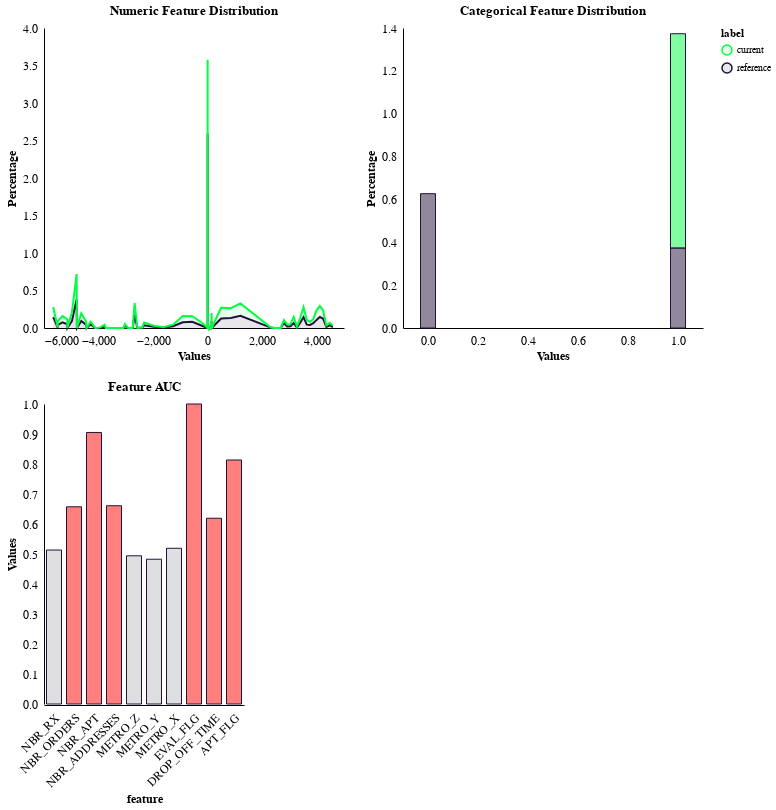

Notebook code cell kept with this figure:
### Code cell
detector = DriftDetector(
    x_reference=splits.train,
    y_reference=splits.train[DEPENDENT_VAR].to_numpy().reshape(-1, 1),
    x_current=splits.test,
    y_current=splits.test[DEPENDENT_VAR].to_numpy().reshape(-1, 1),
    dependent_var_name=DEPENDENT_VAR,
    categorical_features=["APT_FLG"],
)
detector.visualize_report()

### Figure 1 — Vega-Lite specification as saved in the notebook (floating-point values rounded to 4 significant figures; data arrays with more than 128 entries replaced by an {"elided": "..."} marker saying what was removed)
{"config": {"view": {"strokeWidth": 0}, "background": "white", "axis": {"gridColor": null, "domainColor": "black", "tickColor": null, "labelColor": "black", "titleColor": "black", "titleFontSize": 12, "labelFontSize": 12}, "range": {"category": ["#00ff41", "#241239", "#f5d300", "#00ff41", "#ff6c11", "#fd1d53"]}, "area": {"line": true, "fillOpacity": 0.1}, "line": {"strokeWidth": 2}, "bar": {"size": 15, "font": "arial", "labelFontSize": 12, "titleFontSize": 12, "fill": "#241239", "stroke": "#241239", "line": true, "fillOpacity": 0.5}}, "vconcat": [{"hconcat": [{"data": {"name": "data-10b9b02614cbd76509b926213e3fa759"}, "mark": "area", "encoding": {"color": {"field": "label", "legend": {"orient": "right"}, "title": "label", "type": "nominal"}, "tooltip": [{"field": "bins", "title": "Bin", "type": "quantitative"}, {"field": "values", "title": "Value", "type": "quantitative"}], "x": {"field": "bins", "title": "Values", "type": "quantitative"}, "y": {"field": "values", "title": "Percentage", "type": "quantitative"}}, "selection": {"selector005": {"type": "single", "fields": ["feature"], "bind": {"input": "select", "options": ["NBR_ADDRESSES", "NBR_ORDERS", "NBR_RX", "NBR_APT", "METRO_X", "METRO_Y", "METRO_Z", "DROP_OFF_TIME", "EVAL_FLG"], "name": "Numeric"}}}, "title": "Numeric Feature Distribution", "transform": [{"filter": {"selection": "selector005"}}], "width": 300}, {"data": {"name": "data-92893118f71f5236b743baf654fed1ce"}, "mark": "bar", "encoding": {"color": {"field": "label", "legend": {"orient": "right"}, "title": "label", "type": "nominal"}, "tooltip": [{"field": "bins", "title": "Bin", "type": "quantitative"}, {"field": "values", "title": "Value", "type": "quantitative"}], "x": {"field": "bins", "title": "Values", "type": "quantitative"}, "y": {"field": "values", "title": "Percentage", "type": "quantitative"}}, "selection": {"selector006": {"type": "single", "fields": ["feature"], "bind": {"input": "select", "options": ["APT_FLG"], "name": "Categorical"}}}, "title": "Categorical Feature Distribution", "transform": [{"filter": {"selection": "selector006"}}], "width": 300}]}, {"data": {"name": "data-395f43b728db1cd4cfd6282d4fe87f3e"}, "mark": "bar", "encoding": {"color": {"condition": {"value": "red", "test": "datum.auc>=.6"}, "value": "#BEBFC1"}, "x": {"axis": {"domain": true, "labelAngle": -45, "offset": 1}, "field": "feature", "sort": "-x", "title": "feature", "type": "nominal"}, "y": {"field": "auc", "title": "Values", "type": "quantitative"}}, "title": "Feature AUC"}], "$schema": "https://vega.github.io/schema/vega-lite/v4.17.0.json", "datasets": {"data-10b9b02614cbd76509b926213e3fa759": {"elided": "360 records"}, "data-92893118f71f5236b743baf654fed1ce": [{"feature": "APT_FLG", "values": 0.6268, "bins": 0.0, "label": "reference", "feature_type": 0}, {"feature": "APT_FLG", "values": 0.3732, "bins": 1.0, "label": "reference", "feature_type": 0}, {"feature": "APT_FLG", "values": 1.0, "bins": 1.0, "label": "current", "feature_type": 0}], "data-395f43b728db1cd4cfd6282d4fe87f3e": [{"feature": "NBR_ADDRESSES", "auc": 0.6609, "importance": -3.082}, {"feature": "NBR_ORDERS", "auc": 0.6574, "importance": -4.37}, {"feature": "NBR_RX", "auc": 0.5132, "importance": -1.73}, {"feature": "NBR_APT", "auc": 0.9051, "importance": 7.236}, {"feature": "METRO_X", "auc": 0.5191, "importance": 0.000256}, {"feature": "METRO_Y", "auc": 0.4826, "importance": 0.0009358}, {"feature": "METRO_Z", "auc": 0.494, "importance": -0.001235}, {"feature": "APT_FLG", "auc": 0.8134, "importance": 3.847}, {"feature": "DROP_OFF_TIME", "auc": 0.6192, "importance": null}, {"feature": "EVAL_FLG", "auc": 1.0, "importance": 9.569}]}}
